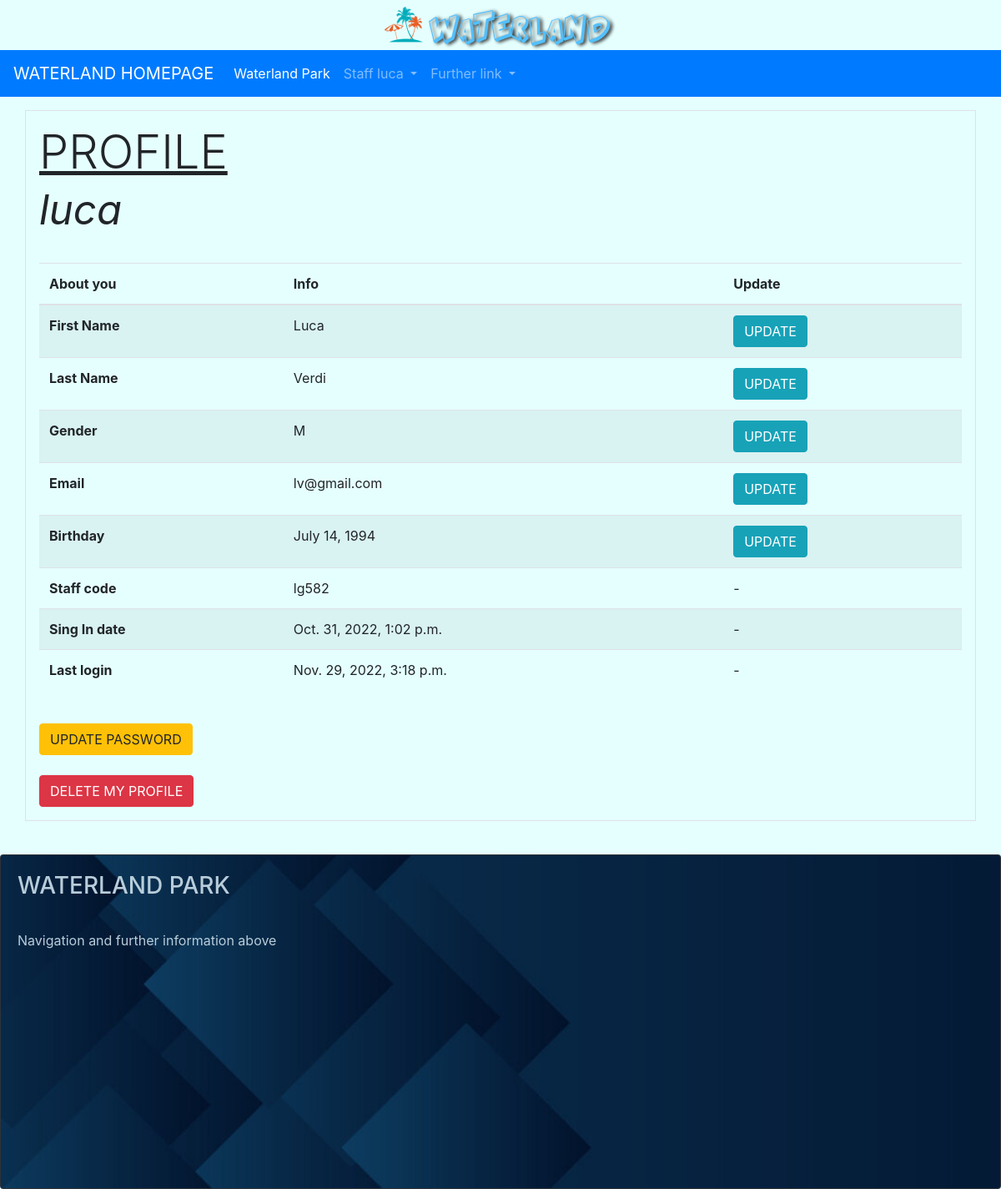
/userpark/user_profile/ (signed in), run on an earlier commit of the app's database.
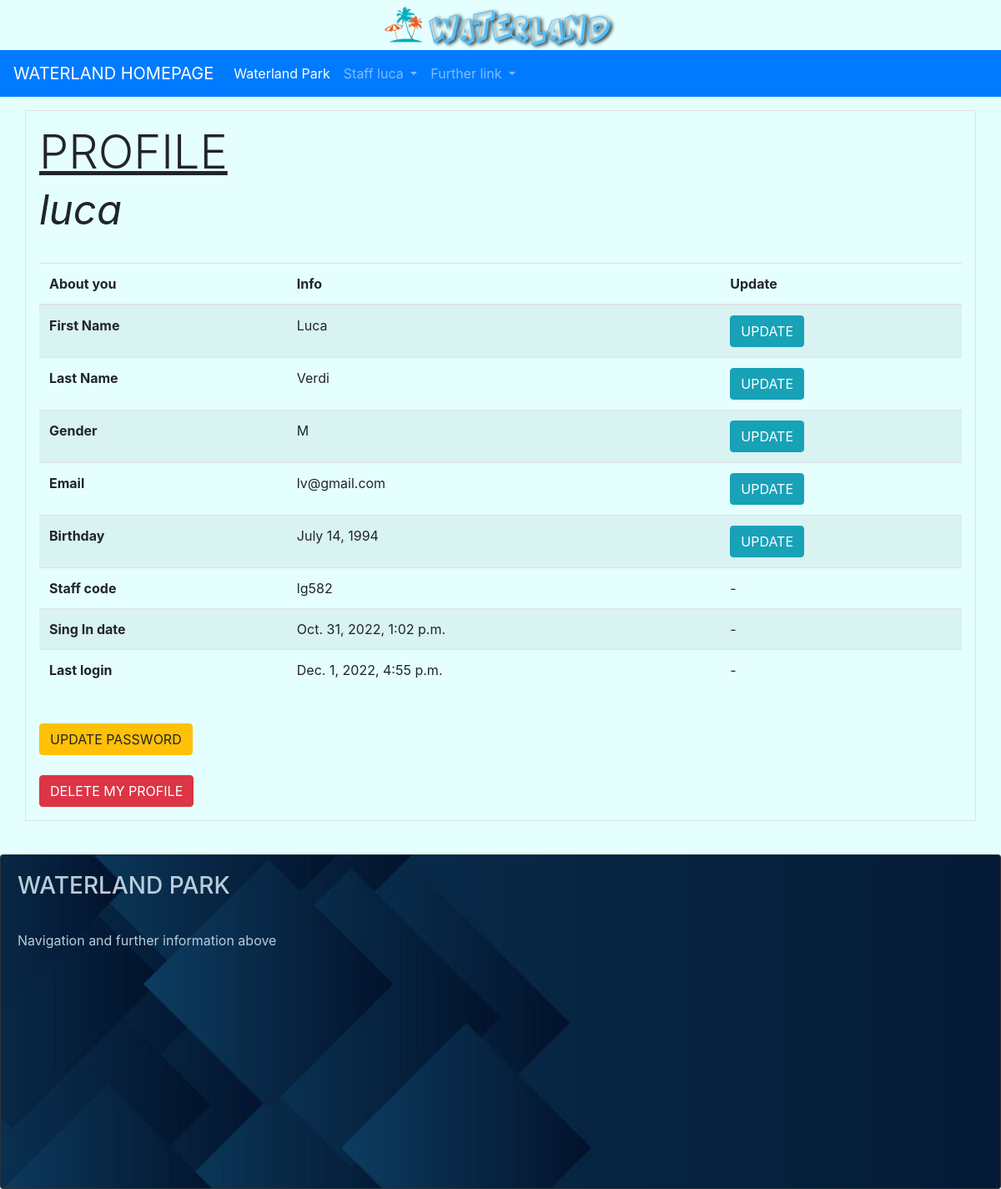
And on a later commit of the database.
### userpark/models.py (models this page shows, shortened)
class User(AbstractUser):
    GENDER_CHOICES = (
        ('M', 'Male'),
        ('F', 'Female'),
    )
    gender = models.CharField(max_length=1, choices=GENDER_CHOICES, help_text="Are you male or female?", null=True, default=None)
    birth_date = models.DateField(help_text="Place your birthday here", null=True,
                                  validators=[MaxValueValidator(limit_value=date.today()-timedelta(days=(365*7))),
                                              MinValueValidator(limit_value=date.today()-timedelta(days=(365*100)))], default=None)
    staff_assigned_code = models.CharField(max_length=5, help_text="Place your staff code here", null=True, unique=True, default=None)
    is_staff_member = models.BooleanField(default=False)
    propic = models.ImageField(upload_to=media_directory_path, blank=True, null=True,
                               default=None, help_text='Add your profile picture here', verbose_name='Picture Profile')
    slug = models.SlugField(null=False, unique=True)  # max length disabled

### userpark/views.py (the view)
# urls.py: path('user_profile/', UserProfileView.as_view(), name='user-profile'),
class UserProfileView(LoginRequiredMixin, TemplateView):
    template_name = 'userpark/profile/profile_detail.html'
    login_url = 'userpark:login'          # Redirect Login needed
    redirect_field_name = 'redirect_to'

### userpark/templates/userpark/profile/profile_detail.html (shortened to what this page needs)
{% extends 'navbase.html' %}
{% load static %}
{% block bodybase %}
    <div class="container p-3 my-3 border">
        <h1 class="display-4"><u>PROFILE</u><br><em><small>{{ user.username }}</small></em></h1><br>
        <table class="table table-striped">
        <thead>
        <tr>
        <th scope="col">About you</th>
        <th scope="col">Info</th>
        <th scope="col">Update</th>
        </tr>
        </thead>
        <tbody>
        <tr>
        <th scope="row">First Name</th>
        <td>{{ user.first_name }}</td>
        <td><a href="{% url 'userpark:user-profile-update-firstname' user.slug %}"><button type="button" class="btn btn-info">UPDATE</button></a></td>
        </tr>
        <tr>
        <th scope="row">Last Name</th>
        <td>{{ user.last_name }}</td>
        <td><a href="{% url 'userpark:user-profile-update-lastname' user.slug %}"><button type="button" class="btn btn-info">UPDATE</button></a></td>
        </tr>
        <tr>
        <th scope="row">Gender</th>
        <td>{{ user.gender }}</td>
        <td><a href="{% url 'userpark:user-profile-update-gender' user.slug %}"><button type="button" class="btn btn-info">UPDATE</button></a></td>
        </tr>
        <tr>
        <th scope="row">Email</th>
        <td>{{ user.email }}</td>
        <td><a href="{% url 'userpark:user-profile-update-email' user.slug %}"><button type="button" class="btn btn-info">UPDATE</button></a></td>
        </tr>
        <tr>
        <th scope="row">Birthday</th>
        <td>{{ user.birth_date }}</td>
        <td><a href="{% url 'userpark:user-profile-update-birthdate' user.slug %}"><button type="button" class="btn btn-info">UPDATE</button></a></td>
        </tr>
        {% if user.is_staff_member %}
            <tr>
            <th scope="row">Staff code</th>
            <td>{{ user.staff_assigned_code }}</td>
            <td>-</td>
            </tr>
        {% endif %}
        <tr>
        <th scope="row">Sing In date</th>
        <td>{{ user.date_joined }}</td>
        <td>-</td>
        </tr>
        <tr>
        <th scope="row">Last login</th>
        <td>{{ user.last_login }}</td>
        <td>-</td>
        </tr>
        </tbody>
        </table>
    <br>
    <a href="{% url 'userpark:user-profile-update-password' user.slug %}"> <button type="button" class="btn btn-warning">UPDATE PASSWORD</button> </a>
    <br><br>
    <a href="{% url 'userpark:user-profile-delete' user.slug %}"> <button type="button" class="btn btn-danger">DELETE MY PROFILE</button> </a>
    </div>
    <br>
{% endblock %}

### templates/navbase.html (shortened to what this page needs)
{% extends 'base.html' %}
{% load static %}
{% block head %}
    <nav class="navbar navbar-expand-lg navbar navbar-dark bg-primary">
      <a class="navbar-brand" href="{% url 'home' %}">WATERLAND HOMEPAGE</a>
      <div class="collapse navbar-collapse" id="navbarNavDropdown">
        <ul class="navbar-nav">
          <li class="nav-item active">
            <a class="nav-link" href="{% url 'waterland-park-info-showcase' %}">Waterland Park <span class="sr-only">(current)</span></a>
          </li>
          {% if user.is_authenticated %}
              {% if user.is_staff_member %}
                <li class="nav-item dropdown">
                <a class="nav-link dropdown-toggle" href="#" id="navbarDropdownMenuLink" role="button" data-toggle="dropdown" aria-expanded="false">
                Staff {{ user.username }}
                </a>
                </li>
          {% endif %}
          {% endif %}
          <li class="nav-item dropdown">
            <a class="nav-link dropdown-toggle" href="#" id="navbarDropdownMenuLink" role="button" data-toggle="dropdown" aria-expanded="false">
              Further link
            </a>
          </li>
        </ul>
      </div>
    </nav>
{% endblock %}
{% block body %}
    {% block bodybase %}{% endblock %}
        <footer>
            <div class="card bg-dark text-white">
              <img src="{% static 'img/footer.jpg' %}" class="card-img" alt="footerimg">
              <div class="card-img-overlay">
                <h3 class="card-title" style="color:#b8cdda ; ">WATERLAND PARK</h3>
                  <br>
                <p class="card-text" style="color:#b8cdda ; ">Navigation and further information above</p>
              </div>
            </div>
        </footer>
{% endblock %}

### templates/base.html (shortened to what this page needs)
{% load static %}
<!doctype html>
<html lang="en">
  <head>
    <link rel="stylesheet" href="https://cdn.jsdelivr.net/npm/bootstrap@4.6.1/dist/css/bootstrap.min.css"
>
        <div id="logo" class="text-center">
        <a href="{% url 'home' %}"><img src="{% static 'img/logo.png' %}" class="rounded" alt= "logo"></a>
        </div>
    {% block head %} {% endblock %}
  </head>
  <body style="background-color:#E5FFFF;">
    {% block body %} {% endblock %}
  </body>
</html>

What changed in the data, as far as the page shows it:
changed User "luca": last_login "Nov. 29, 2022, 3:18 p.m." → "Dec. 1, 2022, 4:55 p.m."
